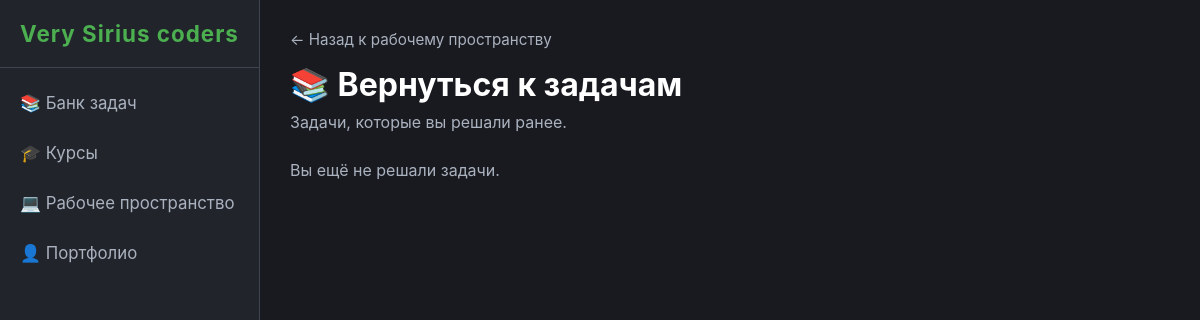
The page /workspace/tasks/ (signed in) on the database as committed earlier.
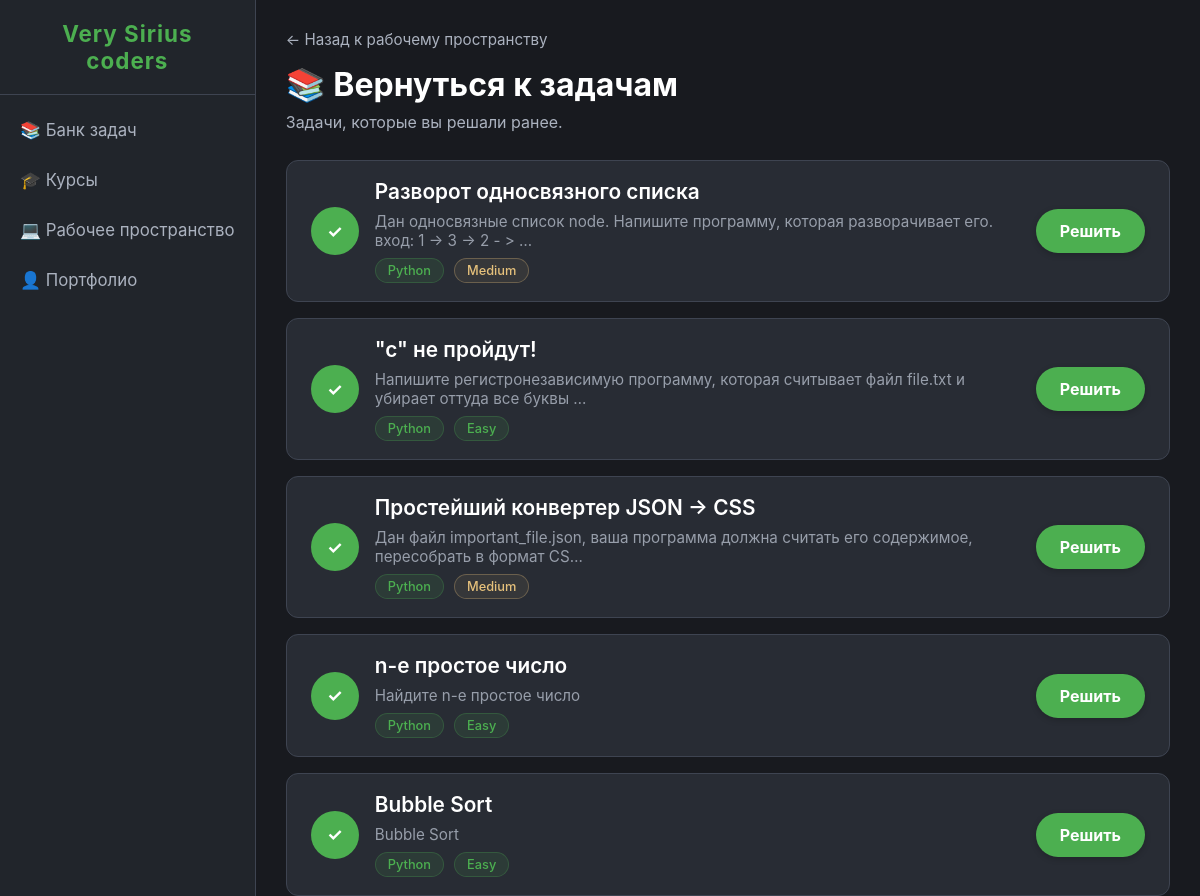
The same page on the database as committed later.
### task/models.py (models this page shows, shortened)
class Task(models.Model):
    title = models.CharField(max_length=200, verbose_name="Название")
    description = models.TextField(verbose_name="Описание")
    difficulty = models.ForeignKey(
        Difficulty,
        on_delete=models.PROTECT,
        verbose_name="Сложность"
    )
    categories = models.ManyToManyField(
        Category,
        related_name='tasks',
        verbose_name="Категории"
    )
    language = models.ForeignKey(
        ProgrammingLanguage,
        on_delete=models.PROTECT,
        verbose_name="Целевой язык"
    )
    starter_code = models.TextField(blank=True, null=True, verbose_name="Начальный код")
    solution_code = models.TextField(blank=True, null=True, verbose_name="Эталонное решение")
    time_limit_ms = models.IntegerField(default=1000, verbose_name="Лимит времени (мс)")
    memory_limit_kb = models.IntegerField(default=256000, verbose_name="Лимит памяти (КБ)")
    author = models.ForeignKey(
        settings.AUTH_USER_MODEL,
        on_delete=models.SET_NULL,
        null=True,
        related_name='created_tasks',
        verbose_name="Автор"
    )
    is_active = models.BooleanField(default=True, verbose_name="Активна")
    created_at = models.DateTimeField(auto_now_add=True, verbose_name="Дата создания")
    class Meta:
        verbose_name = "Задача"
        verbose_name_plural = "Задачи"
        ordering = ['-created_at']

class ProgrammingLanguage(models.Model):
    name = models.CharField(max_length=50, unique=True, verbose_name="Язык")
    class Meta:
        verbose_name = "Язык программирования"
        verbose_name_plural = "Языки программирования"

class Difficulty(models.Model):
    name = models.CharField(max_length=50, unique=True, verbose_name="Сложность")
    base_points = models.IntegerField(default=100, verbose_name="Базовые очки (XP)")
    class Meta:
        verbose_name = "Уровень сложности"
        verbose_name_plural = "Уровни сложности"

### crius/views.py (the view)
# urls.py: path('workspace/tasks/', views.work_task_list, name='work_task_list'),
def work_task_list(request):
    if request.user.is_authenticated:
        solved_task_ids = Submission.objects.filter(
            user=request.user
        ).values_list('task_id', flat=True).distinct()
        tasks = Task.objects.filter(
            id__in=solved_task_ids,
            is_active=True
        ).select_related('difficulty', 'language')
        submissions = Submission.objects.filter(
            user=request.user,
            task_id__in=solved_task_ids
        )
        solutions_dict = {}
        for sub in submissions:
            solutions_dict[sub.task_id] = {
                'status': sub.status.name,
                'passed': sub.passed_tests,
                'total': sub.total_tests,
            }
    else:
        tasks = Task.objects.none()
        solutions_dict = {}
    context = {
        'tasks': tasks,
        'solutions_dict': solutions_dict,
    }
    return render(request, 'crius/work_task_list.html', context)

### crius/templatetags/dict_filters.py (called while the page is built)
@register.filter
def get_item(dictionary, key):
    return dictionary.get(key)

### crius/templates/crius/work_task_list.html (shortened to what this page needs)
{% extends 'crius/base.html' %}
{% load static %}
{% load dict_filters %}
{% block content %}
<div id="work-tasks-section" class="section active">
    <a href="{% url 'crius:workspace' %}" class="back-link">← Назад к рабочему пространству</a>
    <h1>📚 Вернуться к задачам</h1>
    <p style="margin-bottom: 4px;">Задачи, которые вы решали ранее.</p>
    <div class="task-list">
        {% for task in tasks %}
        <div class="task-row">
            <div class="task-left">
                {% if user.is_authenticated and task.id in solutions_dict %}
                    {% with sol=solutions_dict|get_item:task.id %}
                        {% if sol.status == 'Accepted' %}
                        <div class="progress-circle completed">
                            <div class="progress-circle-inner">✓</div>
                        </div>
                        {% endif %}
                    {% endwith %}
                {% else %}
                <div class="progress-circle">
                    <div class="progress-circle-inner">0/{{ task.test_cases.count }}</div>
                </div>
                {% endif %}
                <div class="task-info">
                    <div class="task-title">{{ task.title }}</div>
                    <div class="task-desc">{{ task.description|truncatechars:100 }}</div>
                    <div class="tags">
                        <span class="tag">{{ task.language.name }}</span>
                        <span class="tag
                            {% if task.difficulty.name == 'Hard' %}type-bug
                            {% elif task.difficulty.name == 'Medium' %}type-opt
                            {% endif %}
                        ">{{ task.difficulty.name }}</span>
                    </div>
                </div>
            </div>
            <a href="{% url 'task:detail' pk=task.pk %}" class="btn-solve">Решить</a>
        </div>
        {% empty %}
        <p>Вы ещё не решали задачи.</p>
        {% endfor %}
    </div>
</div>
{% endblock %}

Rows that differ between the two databases and show on the page:
added Task: title "Разворот односвязного списка", description "Дан односвязные список node. Напишите программу, которая разворачивает его. вход: 1 -> 3 -> 2 - > …", language.name "Python", difficulty.name "Medium"
added Task: title "\"с\" не пройдут!", description "Напишите регистронезависимую программу, которая считывает файл file.txt и убирает оттуда все буквы …", language.name "Python", difficulty.name "Easy"
added Task: title "Простейший конвертер JSON -> CSS", description "Дан файл important_file.json, ваша программа должна считать его содержимое, пересобрать в формат CS…", language.name "Python", difficulty.name "Medium"
now on this page (row edited): Task: title "n-е простое число", description "Найдите n-е простое число", language.name "Python", difficulty.name "Easy"
now on this page (row edited): Task: title "Bubble Sort", description "Bubble Sort", language.name "Python", difficulty.name "Easy"
Other text that changed with them:
text no longer shown: "Вы ещё не решали задачи."
